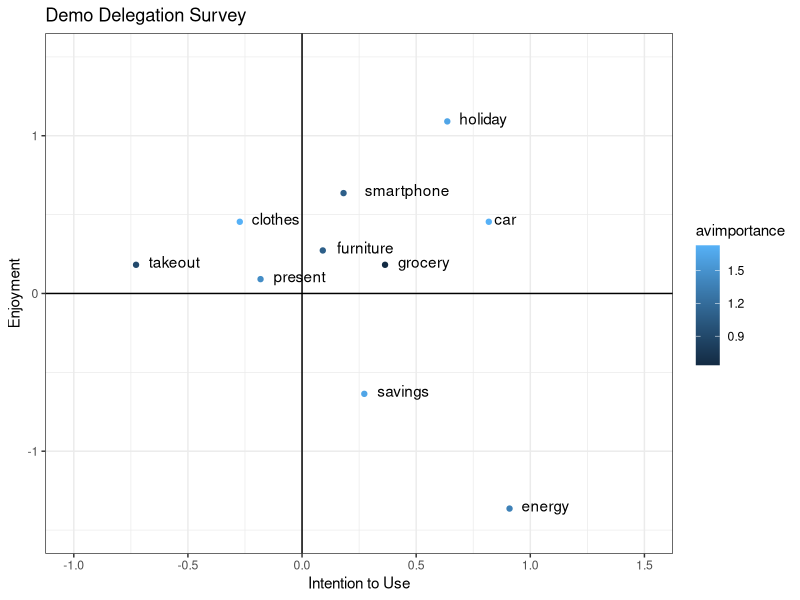
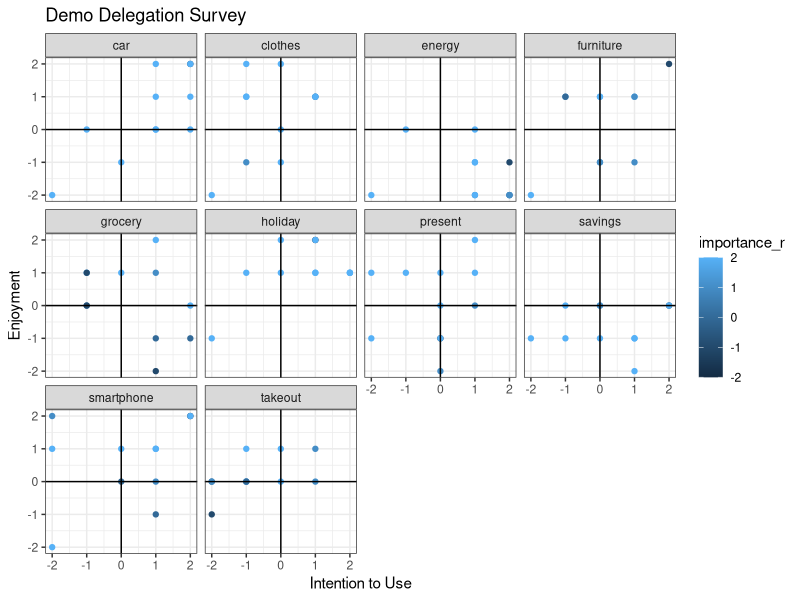

These figures' R source, in order:
## Exogenous Cognition
## Delegation Survey Demo
library(readxl)
df <- read_excel("Delegation Questionnaire Demo (Responses).xlsx") 

df$subject = c(1:dim(df)[1])
names(df)[2] <- "holiday"
names(df)[3] <- "car"
names(df)[4] <- "savings"
names(df)[5] <- "present"
names(df)[6] <- "energy"
names(df)[7] <- "takeout"
names(df)[8] <- "furniture"
names(df)[9] <- "smartphone"
names(df)[10] <- "clothes"
names(df)[11] <- "grocery"
names(df)[12] <- "holiday"
names(df)[13] <- "car"
names(df)[14] <- "savings"
names(df)[15] <- "present"
names(df)[16] <- "energy"
names(df)[17] <- "takeout"
names(df)[18] <- "furniture"
names(df)[19] <- "smartphone"
names(df)[20] <- "clothes"
names(df)[21] <- "grocery"
names(df)[22] <- "holiday"
names(df)[23] <- "car"
names(df)[24] <- "savings"
names(df)[25] <- "present"
names(df)[26] <- "energy"
names(df)[27] <- "takeout"
names(df)[28] <- "furniture"
names(df)[29] <- "smartphone"
names(df)[30] <- "clothes"
names(df)[31] <- "grocery"

# from wide to long format
df1 = df[c(2:11,32)]
df2 = df[c(12:21,32)]
df3 = df[c(22:32)]
library(tidyverse)
df1l = gather(df1, cats, enjoy, holiday:grocery)
df2l = gather(df2, cats, use, holiday:grocery)
df3l = gather(df3, cats, importance, holiday:grocery)
library(dplyr)
df1l = df1l %>%
  mutate(enjoy_r = case_when(enjoy == 'Enjoy very much' ~ 2,
                             enjoy == 'Enjoy' ~ 1,
                             enjoy == 'Neither enjoy or don\'t enjoy' ~ 0,
                             enjoy == 'Don\'t enjoy' ~ -1,
                             enjoy == 'Don\'t enjoy at all' ~ -2))
df2l = df2l %>%
  mutate(use_r = case_when(use == 'Definitely use' ~ 2,
                             use == 'Use' ~ 1,
                             use == 'Neutral' ~ 0,
                             use == 'Will not use' ~ -1,
                             use == 'Definitely will not use' ~ -2))
df3l = df3l %>%
  mutate(importance_r = case_when(importance == 'Very important' ~ 2,
                                  importance == 'Fairly important' ~ 1,
                                  importance == 'Important' ~ 0,
                                  importance == 'Slightly important' ~ -1,
                                  importance == 'Fairly important, Slightly important' ~ 0,
                                  importance == 'Not at all important' ~ -2))

## Aggregation for the plot
df1ls <- df1l %>% group_by(cats) %>% summarize(avenjoy = mean(enjoy_r))
df2ls <- df2l %>% group_by(cats) %>% summarize(avuse = mean(use_r))
df3ls <- df3l %>% group_by(cats) %>% summarize(avimportance = mean(importance_r))

df12ls <- merge(df1ls,df2ls,by="cats")
dfs <- merge(df12ls,df3ls,by="cats")

p1 <- ggplot(dfs, aes(y = avenjoy, x = avuse, label = cats)) + 
  geom_point(aes(color = avimportance)) +
  geom_hline(yintercept=0) + 
  geom_vline(xintercept=0) +
  geom_text(hjust=-0.25, vjust=0.25) +
  xlab("Intention to Use") +
  ylab("Enjoyment") +
  ylim(-1.5,1.5) +
  xlim(-1,1.5) +
  theme_bw() +
  ggtitle("Demo Delegation Survey")
p1

## Merge individual data
df12l <- merge(df1l,df2l,by=c("subject","cats"))
dfl <- merge(df12l,df3l,by=c("subject","cats"))
p2 <- ggplot(dfl, aes(y = enjoy_r, x = use_r)) + 
  geom_point(aes(color = importance_r)) +
  geom_hline(yintercept=0) + 
  geom_vline(xintercept=0) +
  facet_wrap(~ cats) +
  #geom_text(hjust=-0.25, vjust=0.25) +
  xlab("Intention to Use") +
  ylab("Enjoyment") +
  #ylim(-1.5,1.5) +
  #xlim(-1,1.5) +
  theme_bw() +
  ggtitle("Demo Delegation Survey")
p2


